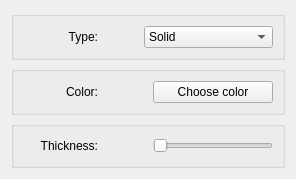
                <widget class="QWidget" name="tab_3">
                 <attribute name="title">
                  <string>Line</string>
                 </attribute>
                 <layout class="QVBoxLayout" name="verticalLayout_8">
                  <item>
                   <widget class="QWidget" name="widget_6" native="true">
                    <layout class="QVBoxLayout" name="verticalLayout_10">
                     <property name="spacing">
                      <number>-1</number>
                     </property>
                     <property name="leftMargin">
                      <number>0</number>
                     </property>
                     <property name="topMargin">
                      <number>0</number>
                     </property>
                     <property name="rightMargin">
                      <number>0</number>
                     </property>
                     <property name="bottomMargin">
                      <number>0</number>
                     </property>
                     <item>
                      <widget class="QGroupBox" name="groupBox_20">
                       <property name="title">
                        <string/>
                       </property>
                       <layout class="QHBoxLayout" name="horizontalLayout_18">
                        <item>
                         <widget class="QLabel" name="label_13">
                          <property name="minimumSize">
                           <size>
                            <width>75</width>
                            <height>0</height>
                           </size>
                          </property>
                          <property name="text">
                           <string>Type:</string>
                          </property>
                          <property name="alignment">
                           <set>Qt::AlignRight|Qt::AlignTrailing|Qt::AlignVCenter</set>
                          </property>
                         </widget>
                        </item>
                        <item>
                         <spacer name="horizontalSpacer_7">
                          <property name="orientation">
                           <enum>Qt::Horizontal</enum>
                          </property>
                          <property name="sizeHint" stdset="0">
                           <size>
                            <width>40</width>
                            <height>20</height>
                           </size>
                          </property>
                         </spacer>
                        </item>
                        <item>
                         <widget class="QComboBox" name="comboBox_3">
                          <property name="minimumSize">
                           <size>
                            <width>129</width>
                            <height>0</height>
                           </size>
                          </property>
                          <item>
                           <property name="text">
                            <string>Solid</string>
                           </property>
                          </item>
                          <item>
                           <property name="text">
                            <string>Striple</string>
                           </property>
                          </item>
                         </widget>
                        </item>
                       </layout>
                      </widget>
                     </item>
                     <item>
                      <widget class="QGroupBox" name="groupBox_21">
                       <property name="title">
                        <string/>
                       </property>
                       <layout class="QHBoxLayout" name="horizontalLayout_19">
                        <item>
                         <widget class="QLabel" name="label_14">
                          <property name="minimumSize">
                           <size>
                            <width>75</width>
                            <height>0</height>
                           </size>
                          </property>
                          <property name="text">
                           <string>Color:</string>
                          </property>
                          <property name="alignment">
                           <set>Qt::AlignRight|Qt::AlignTrailing|Qt::AlignVCenter</set>
                          </property>
                         </widget>
                        </item>
                        <item>
                         <spacer name="horizontalSpacer_8">
                          <property name="orientation">
                           <enum>Qt::Horizontal</enum>
                          </property>
                          <property name="sizeHint" stdset="0">
                           <size>
                            <width>40</width>
                            <height>20</height>
                           </size>
                          </property>
                         </spacer>
                        </item>
                        <item>
                         <widget class="QPushButton" name="Color_of_line">
                          <property name="minimumSize">
                           <size>
                            <width>120</width>
                            <height>0</height>
                           </size>
                          </property>
                          <property name="text">
                           <string>Choose color</string>
                          </property>
                         </widget>
                        </item>
                       </layout>
                      </widget>
                     </item>
                     <item>
                      <widget class="QGroupBox" name="groupBox_22">
                       <property name="title">
                        <string/>
                       </property>
                       <layout class="QHBoxLayout" name="horizontalLayout_20">
                        <item>
                         <widget class="QLabel" name="label_15">
                          <property name="minimumSize">
                           <size>
                            <width>75</width>
                            <height>0</height>
                           </size>
                          </property>
                          <property name="text">
                           <string>Thickness:</string>
                          </property>
                          <property name="alignment">
                           <set>Qt::AlignRight|Qt::AlignTrailing|Qt::AlignVCenter</set>
                          </property>
                         </widget>
                        </item>
                        <item>
                         <spacer name="horizontalSpacer_9">
                          <property name="orientation">
                           <enum>Qt::Horizontal</enum>
                          </property>
                          <property name="sizeHint" stdset="0">
                           <size>
                            <width>40</width>
                            <height>20</height>
                           </size>
                          </property>
                         </spacer>
                        </item>
                        <item>
                         <widget class="QSlider" name="horizontalSlider_2">
                          <property name="minimumSize">
                           <size>
                            <width>120</width>
                            <height>0</height>
                           </size>
                          </property>
                          <property name="minimum">
                           <number>1</number>
                          </property>
                          <property name="maximum">
                           <number>16</number>
                          </property>
                          <property name="orientation">
                           <enum>Qt::Horizontal</enum>
                          </property>
                         </widget>
                        </item>
                       </layout>
                      </widget>
                     </item>
                    </layout>
                   </widget>
                  </item>
                 </layout>
                </widget>
